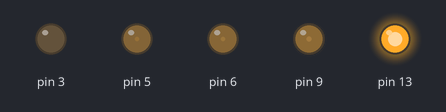
A sketch run on a simulated Arduino Uno, built with avr-gcc and run on an emulated ATmega328P. On the bench: output pins drawn as LEDs (lit = HIGH).

Above: at 0.05 s.
At 2.35 s:
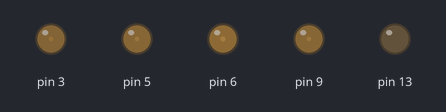
Timing chart, 0 to 5.5 s (numbered marks = the images above):
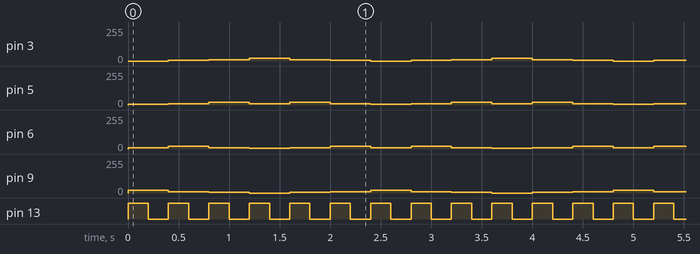

The sketch:

knightRiderLeds.ino
```cpp
int intensity[] = {0, 5, 10, 20, 10, 5, 0};
int index = 0;
int direction = 1;

void setup() {
   pinMode(3, OUTPUT);
   pinMode(5, OUTPUT);
   pinMode(6, OUTPUT);
   pinMode(9, OUTPUT);
   pinMode(13, OUTPUT);
}

void loop() {
    analogWrite(3, intensity[index + 0]);
    analogWrite(5, intensity[index + 1]);
    analogWrite(6, intensity[index + 2]);
    analogWrite(9, intensity[index + 3]);
    digitalWrite(13, HIGH);
    delay(200);
    digitalWrite(13, LOW);
    delay(200);
    index = index + direction;
    if (index == 3 || index == 0) {
      direction = -direction;
    }
}
```

Measured:
- by itself, pin 3: repeats every 2.4 s: 10/255 0.40 s, 20/255 0.40 s, 10/255 0.40 s, 5/255 0.40 s, 0/255 0.40 s, 5/255 0.40 s
- by itself, pin 5: repeats every 2.4 s: 2 × (10/255 0.40 s, 20/255 0.40 s), 10/255 0.40 s, 5/255 0.40 s
- by itself, pin 6: repeats every 2.4 s: 20/255 0.40 s, 10/255 0.40 s, 5/255 0.40 s, 10/255 0.40 s, 20/255 0.40 s, 10/255 0.40 s
- by itself, pin 9: repeats every 2.4 s: 10/255 0.40 s, 5/255 0.40 s, 0/255 0.40 s, 5/255 0.40 s, 10/255 0.40 s, 20/255 0.40 s
- by itself, pin 13: alternates HIGH for 0.20 s and LOW for 0.20 s
